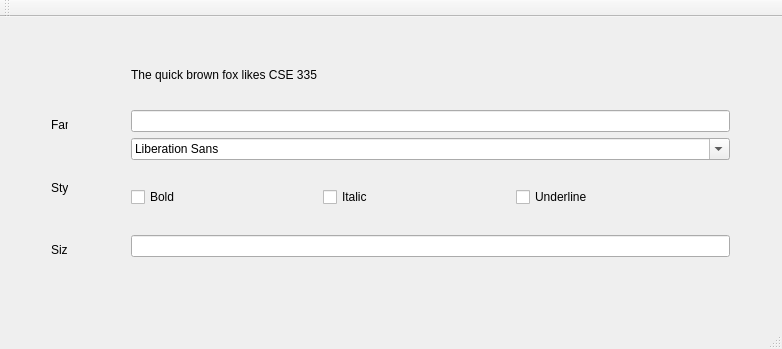
<?xml version="1.0" encoding="UTF-8"?>
<ui version="4.0">
 <class>MainWindow</class>
 <widget class="QMainWindow" name="MainWindow">
  <property name="geometry">
   <rect>
    <x>0</x>
    <y>0</y>
    <width>782</width>
    <height>349</height>
   </rect>
  </property>
  <property name="windowTitle">
   <string>MainWindow</string>
  </property>
  <widget class="QWidget" name="centralWidget">
   <widget class="QWidget" name="layoutWidget">
    <property name="geometry">
     <rect>
      <x>120</x>
      <y>40</y>
      <width>621</width>
      <height>211</height>
     </rect>
    </property>
    <layout class="QVBoxLayout" name="verticalLayout_2">
     <item>
      <widget class="CustomLabel" name="labelFox">
       <property name="text">
        <string>The quick brown fox likes CSE 335</string>
       </property>
      </widget>
     </item>
     <item>
      <spacer name="verticalSpacer_3">
       <property name="orientation">
        <enum>Qt::Vertical</enum>
       </property>
       <property name="sizeHint" stdset="0">
        <size>
         <width>20</width>
         <height>18</height>
        </size>
       </property>
      </spacer>
     </item>
     <item>
      <layout class="QVBoxLayout" name="verticalLayout">
       <item>
        <widget class="CustomLineEdit" name="lineEditFamily"/>
       </item>
       <item>
        <widget class="QFontComboBox" name="fontComboBox"/>
       </item>
      </layout>
     </item>
     <item>
      <spacer name="verticalSpacer">
       <property name="orientation">
        <enum>Qt::Vertical</enum>
       </property>
       <property name="sizeHint" stdset="0">
        <size>
         <width>20</width>
         <height>18</height>
        </size>
       </property>
      </spacer>
     </item>
     <item>
      <layout class="QHBoxLayout" name="horizontalLayout">
       <item>
        <widget class="QCheckBox" name="checkBoxBold">
         <property name="text">
          <string>Bold</string>
         </property>
        </widget>
       </item>
       <item>
        <spacer name="horizontalSpacer">
         <property name="orientation">
          <enum>Qt::Horizontal</enum>
         </property>
         <property name="sizeHint" stdset="0">
          <size>
           <width>40</width>
           <height>20</height>
          </size>
         </property>
        </spacer>
       </item>
       <item>
        <widget class="QCheckBox" name="checkBoxItalic">
         <property name="text">
          <string>Italic</string>
         </property>
        </widget>
       </item>
       <item>
        <spacer name="horizontalSpacer_2">
         <property name="orientation">
          <enum>Qt::Horizontal</enum>
         </property>
         <property name="sizeHint" stdset="0">
          <size>
           <width>40</width>
           <height>20</height>
          </size>
         </property>
        </spacer>
       </item>
       <item>
        <widget class="QCheckBox" name="checkBoxUnderline">
         <property name="text">
          <string>Underline</string>
         </property>
        </widget>
       </item>
       <item>
        <spacer name="horizontalSpacer_3">
         <property name="orientation">
          <enum>Qt::Horizontal</enum>
         </property>
         <property name="sizeHint" stdset="0">
          <size>
           <width>40</width>
           <height>20</height>
          </size>
         </property>
        </spacer>
       </item>
      </layout>
     </item>
     <item>
      <spacer name="verticalSpacer_2">
       <property name="orientation">
        <enum>Qt::Vertical</enum>
       </property>
       <property name="sizeHint" stdset="0">
        <size>
         <width>20</width>
         <height>18</height>
        </size>
       </property>
      </spacer>
     </item>
     <item>
      <widget class="QLineEdit" name="lineEditSize"/>
     </item>
    </layout>
   </widget>
   <widget class="QWidget" name="layoutWidget">
    <property name="geometry">
     <rect>
      <x>40</x>
      <y>90</y>
      <width>39</width>
      <height>161</height>
     </rect>
    </property>
    <layout class="QVBoxLayout" name="verticalLayout_3">
     <item>
      <widget class="QLabel" name="label">
       <property name="text">
        <string>Family</string>
       </property>
      </widget>
     </item>
     <item>
      <spacer name="verticalSpacer_4">
       <property name="orientation">
        <enum>Qt::Vertical</enum>
       </property>
       <property name="sizeHint" stdset="0">
        <size>
         <width>20</width>
         <height>23</height>
        </size>
       </property>
      </spacer>
     </item>
     <item>
      <widget class="QLabel" name="label_2">
       <property name="text">
        <string>Style</string>
       </property>
      </widget>
     </item>
     <item>
      <spacer name="verticalSpacer_6">
       <property name="orientation">
        <enum>Qt::Vertical</enum>
       </property>
       <property name="sizeHint" stdset="0">
        <size>
         <width>20</width>
         <height>15</height>
        </size>
       </property>
      </spacer>
     </item>
     <item>
      <widget class="QLabel" name="label_3">
       <property name="text">
        <string>Size</string>
       </property>
      </widget>
     </item>
    </layout>
   </widget>
  </widget>
  <widget class="QMenuBar" name="menuBar">
   <property name="geometry">
    <rect>
     <x>0</x>
     <y>0</y>
     <width>782</width>
     <height>26</height>
    </rect>
   </property>
  </widget>
  <widget class="QToolBar" name="mainToolBar">
   <attribute name="toolBarArea">
    <enum>TopToolBarArea</enum>
   </attribute>
   <attribute name="toolBarBreak">
    <bool>false</bool>
   </attribute>
  </widget>
  <widget class="QStatusBar" name="statusBar"/>
 </widget>
 <layoutdefault spacing="6" margin="11"/>
 <customwidgets>
  <customwidget>
   <class>CustomLabel</class>
   <extends>QLabel</extends>
   <header>customlabel.h</header>
  </customwidget>
  <customwidget>
   <class>CustomLineEdit</class>
   <extends>QLineEdit</extends>
   <header>customlineedit.h</header>
  </customwidget>
 </customwidgets>
 <resources/>
 <connections/>
</ui>
